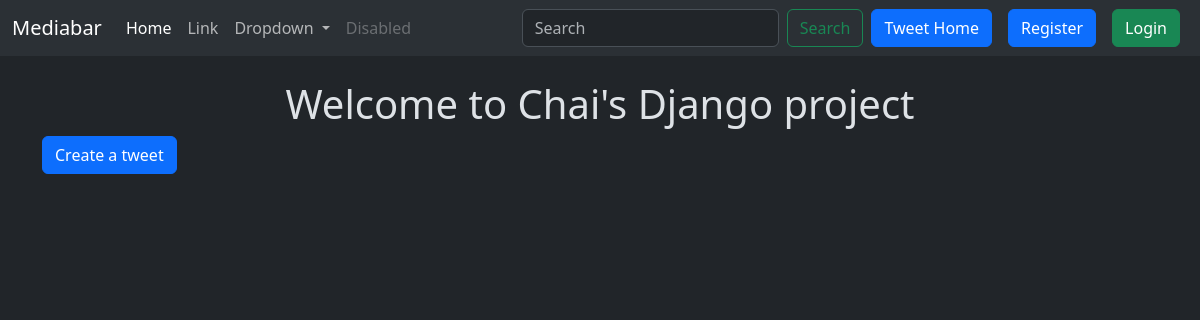
Page /tweet/ on the earlier database version.
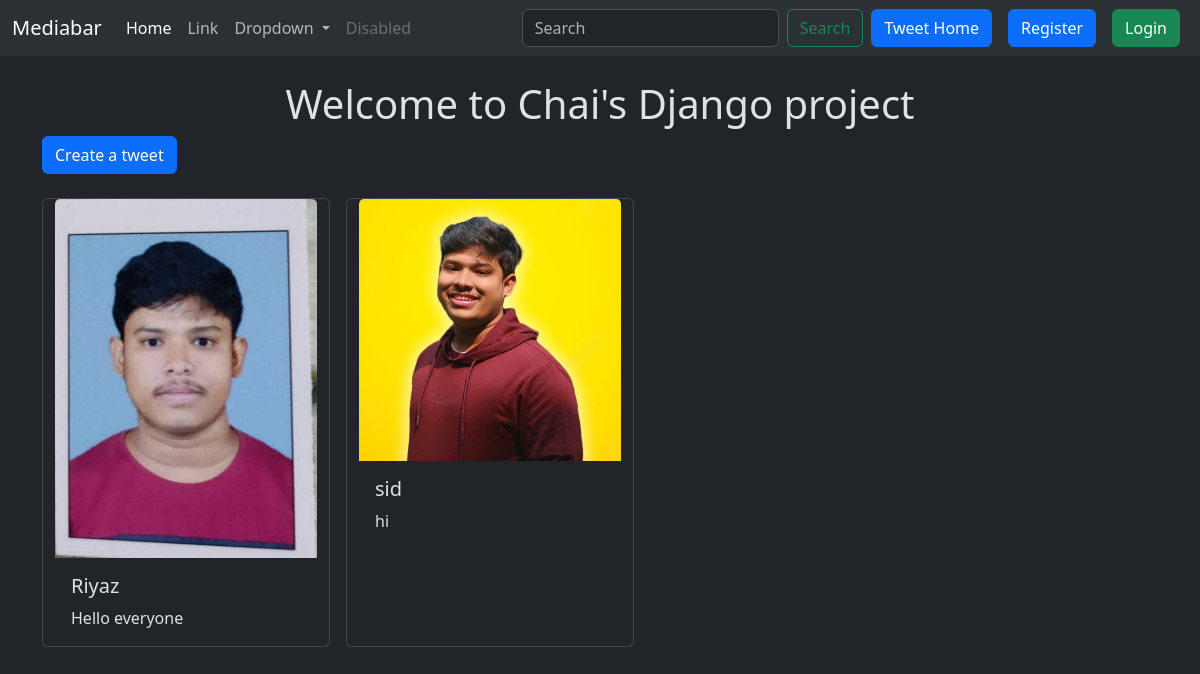
Same page on the later database version.
### tweet/models.py (models this page shows, shortened)
class Tweet(models.Model):
  user = models.ForeignKey(User, on_delete=models.CASCADE)
  text = models.TextField(max_length=240)
  photo = models.ImageField(upload_to='photos/', blank=True, null=True)
  created_at = models.DateTimeField(auto_now_add=True)
  updated_at = models.DateTimeField(auto_now=True)

### tweet/views.py (the view)
# urls.py: path('', views.tweet_list, name='tweet_list'),
def tweet_list(request):
  tweets = Tweet.objects.all().order_by('-created_at')
  return render(request, 'tweet_list.html', {'tweets': tweets})

### tweet/templates/tweet_list.html (shortened to what this page needs)
{% extends "layout.html" %}
{% block content %}
<h1 class="text-center  mt-4">Welcome to Chai's Django project</h1>
<a class="btn btn-primary mb-4" href="{% url 'tweet_create' %}">Create a tweet</a>
<div class="container row gap-3">
  {% for tweet in  tweets %}
  <div class="card" style="width: 18rem;">
    <img src="{{tweet.photo.url}}" class="card-img-top" alt="...">
    <div class="card-body">
      <h5 class="card-title">{{tweet.user.username}}</h5>
      <p class="card-text">{{tweet.text}}</p>
    </div>
  </div>
  {% endfor %}
</div>
{% endblock %}

### templates/layout.html (shortened to what this page needs)
{% load static %}
<!DOCTYPE html>
<html lang="en" data-bs-theme="dark">
<head>
  <link href="https://cdn.jsdelivr.net/npm/bootstrap@5.3.3/dist/css/bootstrap.min.css" rel="stylesheet">
</head>
<body >
  <nav class="navbar navbar-expand-lg bg-body-tertiary">
    <div class="container-fluid">
      <a class="navbar-brand" href="#">Mediabar</a>
      <div class="collapse navbar-collapse" id="navbarSupportedContent">
        <ul class="navbar-nav me-auto mb-2 mb-lg-0">
          <li class="nav-item">
            <a class="nav-link active" aria-current="page" href="#">Home</a>
          </li>
          <li class="nav-item">
            <a class="nav-link" href="#">Link</a>
          </li>
          <li class="nav-item dropdown">
            <a class="nav-link dropdown-toggle" href="#" role="button" data-bs-toggle="dropdown" aria-expanded="false">
              Dropdown
            </a>
          </li>
          <li class="nav-item">
            <a class="nav-link disabled" aria-disabled="true">Disabled</a>
          </li>
        </ul>
        <form class="d-flex" role="search">
          <input class="form-control me-2" type="search" placeholder="Search" aria-label="Search">
          <button class="btn btn-outline-success" type="submit">Search</button>
        </form>
        <a href="{% url 'tweet_list'%}" class="btn btn-primary mx-2">Tweet Home</a>
        {% if user.is_authenticated %}
        <form  method="post" action="{% url 'logout' %}">
          {% csrf_token %}
          <button class="btn btn-danger" type="submit">Logout</button>
        </form>
        {% else%}
        <a href="{% url 'register'%}" class="btn btn-primary mx-2">Register</a>
        <a href="{% url 'login'%}" class="btn btn-success mx-2">Login</a>
        {% endif%}
      </div>
    </div>
  </nav>
  <div class="container">
    {% block content %}
    {% endblock %}
  </div>
</body>
</html>

Differences in the rows shown:
added Tweet: photo (picture), user.username "Riyaz", text "Hello everyone"
added Tweet: photo (picture), user.username "sid", text "hi"
